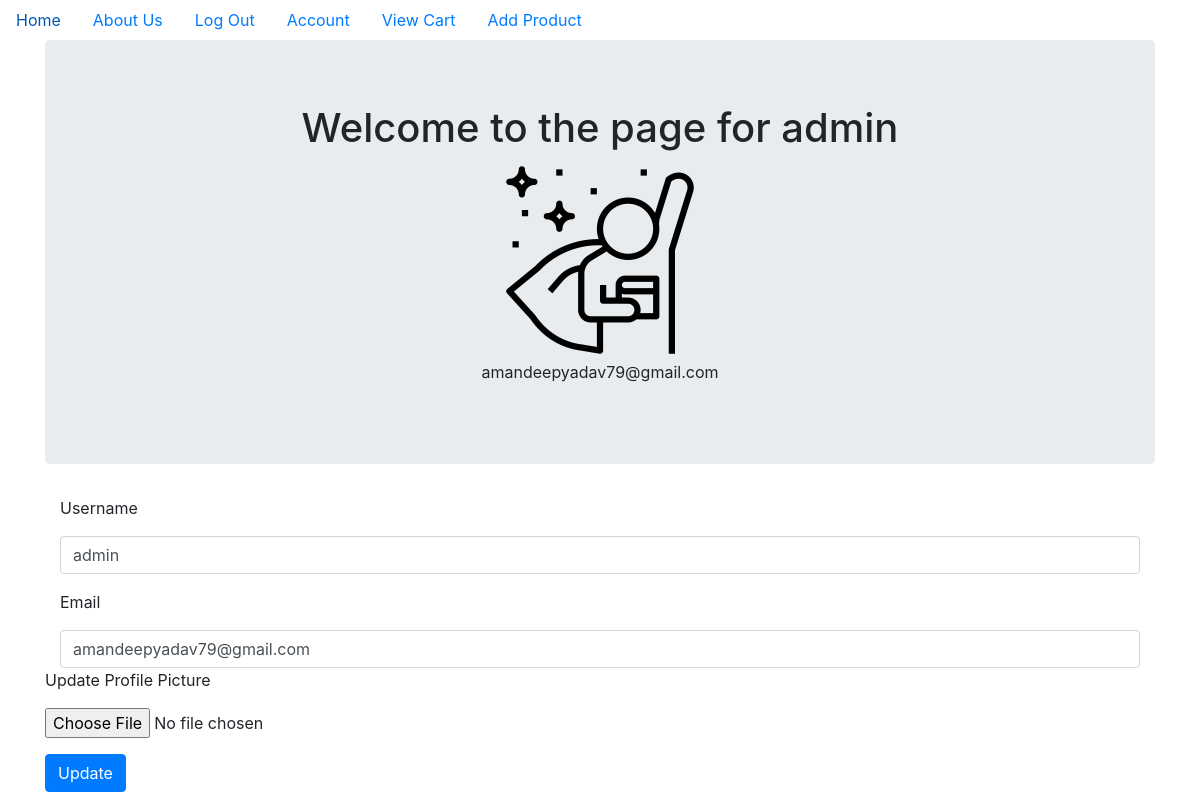
Page /account (signed in) on the committed database.
### shopperstop/models.py (models this page shows, shortened)
class User(db.Model, UserMixin):
    id = db.Column(db.Integer, primary_key = True)
    profile_image = db.Column(db.String(20), nullable=False, default='default_profile.png')
    email = db.Column(db.String(64), unique=True, index=True)
    username = db.Column(db.String(64), unique=True, index=True)
    password_hash = db.Column(db.String(128))
    user_type=db.Column(db.String(128))
    cart = db.relationship('Cart', backref='user_cart', lazy=True)
    sold_by = db.relationship('Product', backref='seller', lazy=True)

### shopperstop/users/views.py (the view)
@users.route("/account", methods=['GET', 'POST'])
@login_required
def account():
    form = UpdateUserForm()
    if form.validate_on_submit():
        if form.picture.data:
            username = current_user.username
            pic = add_profile_pic(form.picture.data,username)
            current_user.profile_image = pic
        current_user.username = form.username.data
        current_user.email = form.email.data
        db.session.commit()
        return redirect(url_for('users.account'))
    elif request.method == 'GET':
        form.username.data = current_user.username
        form.email.data = current_user.email
    profile_image = url_for('static', filename='profile_pics/' + current_user.profile_image)
    return render_template('account.html', profile_image=profile_image, form=form)

### shopperstop/users/forms.py (shortened to what this page needs)
class UpdateUserForm(FlaskForm):
    email = StringField('Email', validators=[DataRequired(),Email()])
    username = StringField('Username', validators=[DataRequired()])
    picture = FileField('Update Profile Picture', validators=[FileAllowed(['jpg', 'png', 'jpeg'])])
    submit = SubmitField('Update')

### shopperstop/models.py (called while the page is built)
@login_manager.user_loader
def load_user(user_id):
    return User.query.get(user_id)

### shopperstop/templates/account.html (shortened to what this page needs)
{% extends "base.html" %}
{% block content %}
<div class="jumbotron">
  <div align='center'>
    <h1 >Welcome to the page for {{current_user.username}}</h1>
    <img align='center' src="{{ url_for('static', filename='profile_pics/' + current_user.profile_image) }}">
    <p>{{ current_user.email }}</p>
  </div>
</div>
<div class="container">
  <form  method="POST" action = "" enctype="multipart/form-data">
    <div class="form-group">
      {{ form.username.label(class="form-group") }}
      {{form.username(class='form-control')  }}
    </div
    <div class="form-group">
      {{ form.email.label(class="form-group") }}
      {{form.email(class='form-control')  }}
    </div>
    <div class="form-group">
      {{ form.picture.label(class="form-group") }}
      {{ form.picture(class="form-control-file") }}
    </div>
    <div class="form-group">
        {{ form.submit(class="btn btn-primary") }}
    </div>
</div>
{% endblock content %}

### rows in the picture
User: username "admin", profile_image (placeholder picture), email "amandeepyadav79@gmail.com"
